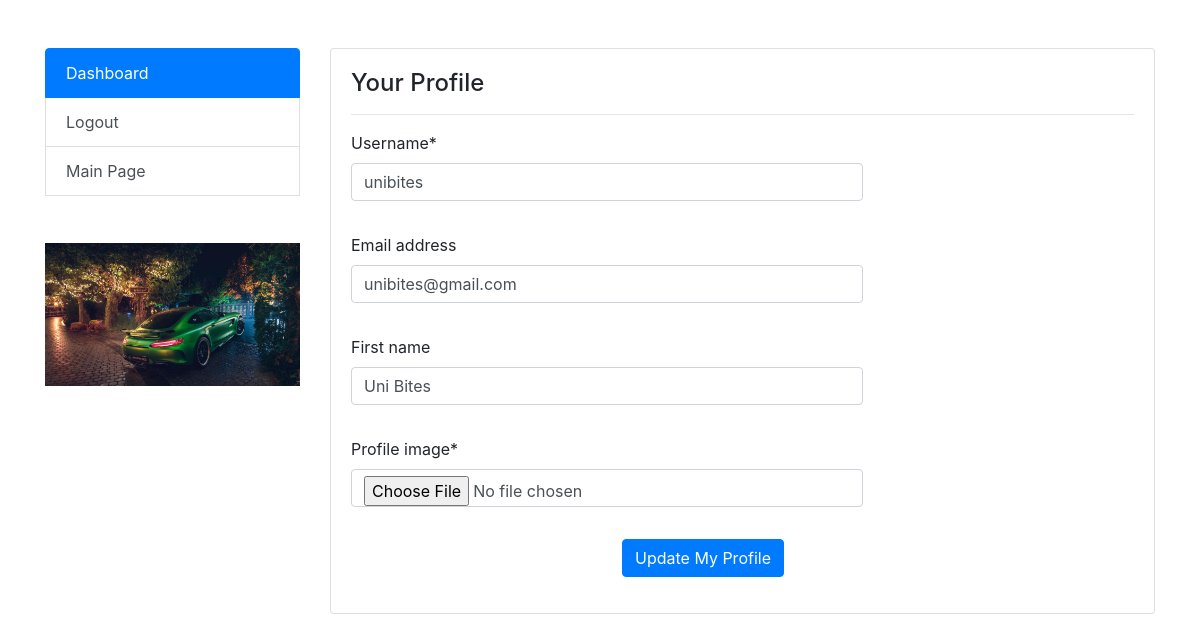
The page /account/profile/ (signed in) on the database its author committed.
### accounts/models.py (models this page shows)
class User(AbstractUser):
    profile_image = models.ImageField(upload_to = 'images', null=True)

### accounts/views.py (the view)
# urls.py: path('profile/', Profile.as_view(), name='profile'),
class Profile(UpdateView):
    model = User
    template_name = 'account/profile_update.html'
    form_class = ProfileForm
    success_url = reverse_lazy('account:profile')
    def get_object(self):
        return User.objects.get(pk = self.request.user.pk)
    def get_form_kwargs(self):
        kwargs = super(Profile, self).get_form_kwargs()
        kwargs.update({
            'user': self.request.user
        })
        return kwargs

### accounts/forms.py
class ProfileForm(forms.ModelForm):
    def __init__(self, *args, **kwargs):
        user = kwargs.pop('user')
        super(ProfileForm, self).__init__(*args, **kwargs)
        self.fields['username'].help_text = None
        if not user.is_superuser:
            self.fields['username'].disabled = True
            self.fields['email'].disabled = True
    class Meta:
        model = User
        fields = ['username', 'email', 'first_name', 'profile_image']
        widgets = {
         'profile_image': forms.FileInput(attrs={'class': 'fileUpload'})
       }

### accounts/templates/account/profile_update.html (shortened to what this page needs)
{% load static %}
{% load crispy_forms_tags %}
<!DOCTYPE html>
<html lang="en">
<head>
    <link href="//maxcdn.bootstrapcdn.com/bootstrap/4.1.1/css/bootstrap.min.css" rel="stylesheet" id="bootstrap-css">
</head>
<body>
    <br><br>
<div class="container">
	<div class="row">
		<div class="col-md-3 ">
		     <div class="list-group ">
              <a href="{% url 'account:profile' %}" class="list-group-item list-group-item-action active">Dashboard</a>
              <a href="javascript:{document.getElementById('logout').submit()}" class="list-group-item list-group-item-action">Logout</a>
              <a href="{% url 'app:home' %}" class="list-group-item list-group-item-action">Main Page</a>
              <img class="mt-5" src="{% if user.profile_image %}{{ user.profile_image.url }}{% else %}/path_to_default_image.jpg{% endif %}" alt="Profile Image">
            </div>
		</div>
		<div class="col-md-9">
		    <div class="card">
		        <div class="card-body">
		            <div class="row">
		                <div class="col-md-12">
		                    <h4>Your Profile</h4>
		                    <hr>
		                </div>
		            </div>
		            <div class="row">
		                <div class="col-md-12">
                            <form method="POST" enctype="multipart/form-data">{% csrf_token %}
                                <div class="form-group row">
                                <div class="col-8">
                                    {{form.username|as_crispy_field}}                                </div>
                              </div>
                              <div class="form-group row">
                                <div class="col-8">
                                    {{form.email|as_crispy_field}}
                                </div>
                              </div>
                              <div class="form-group row">
                                <div class="col-8">
                                    {{form.first_name|as_crispy_field}}
                                </div>
                              </div>
                              <div class="form-group row">
                                <div class="col-8">
                                    {{form.profile_image|as_crispy_field}}
                                </div>
                              </div>
                              <div class="form-group row">
                                <div class="offset-4 col-8">
                                  <button name="submit" type="submit" class="btn btn-primary">Update My Profile</button>
                                </div>
                              </div>
                            </form>
		                </div>
		            </div>
		        </div>
		    </div>
		</div>
	</div>
</div>
</body>
</html>

### rows shown on the page
User: profile_image (picture), username "unibites", email "unibites@gmail.com", first_name "Uni Bites"
